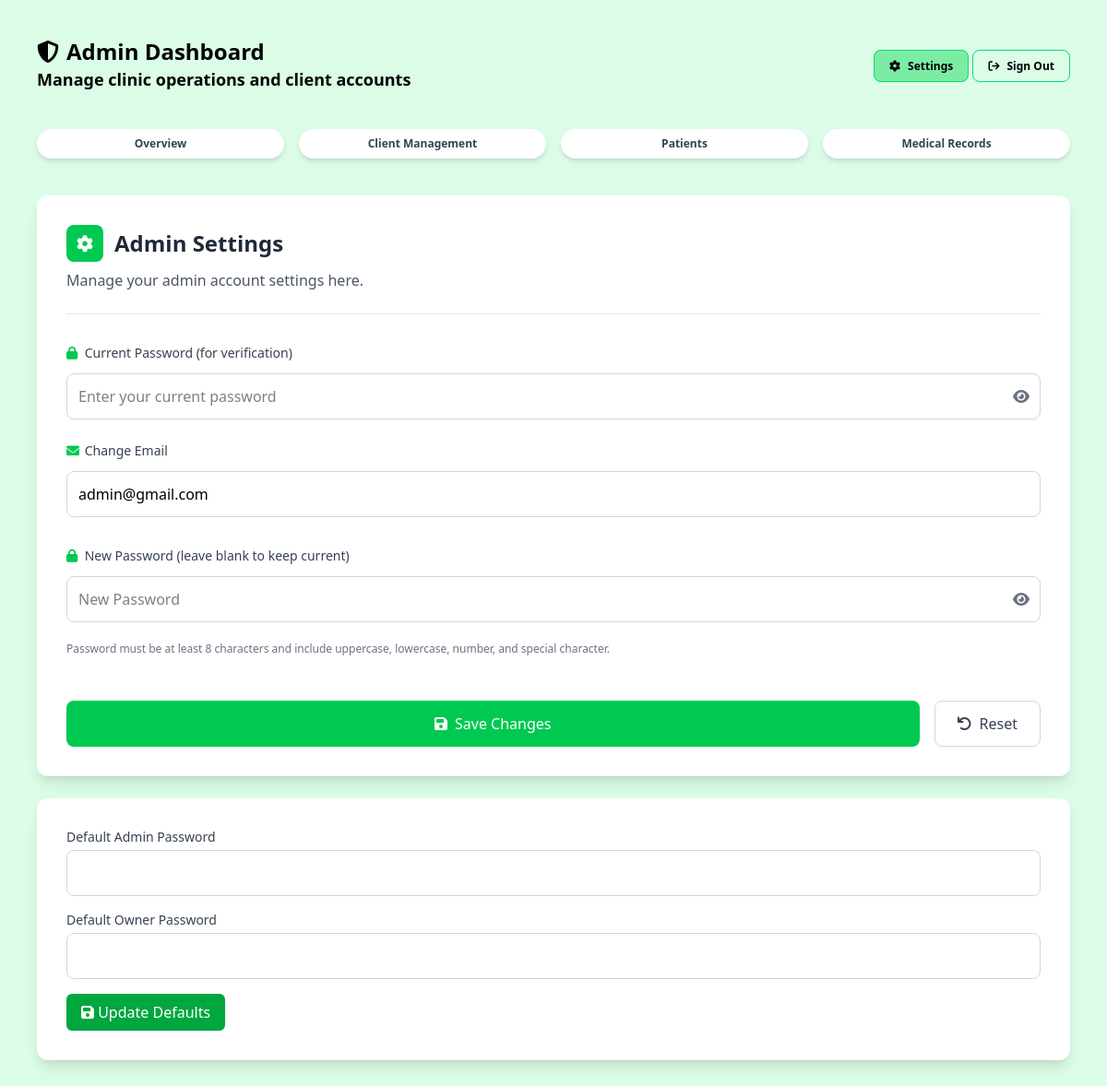
Before: /admin/admin-settings.php (signed in) with the older database file.
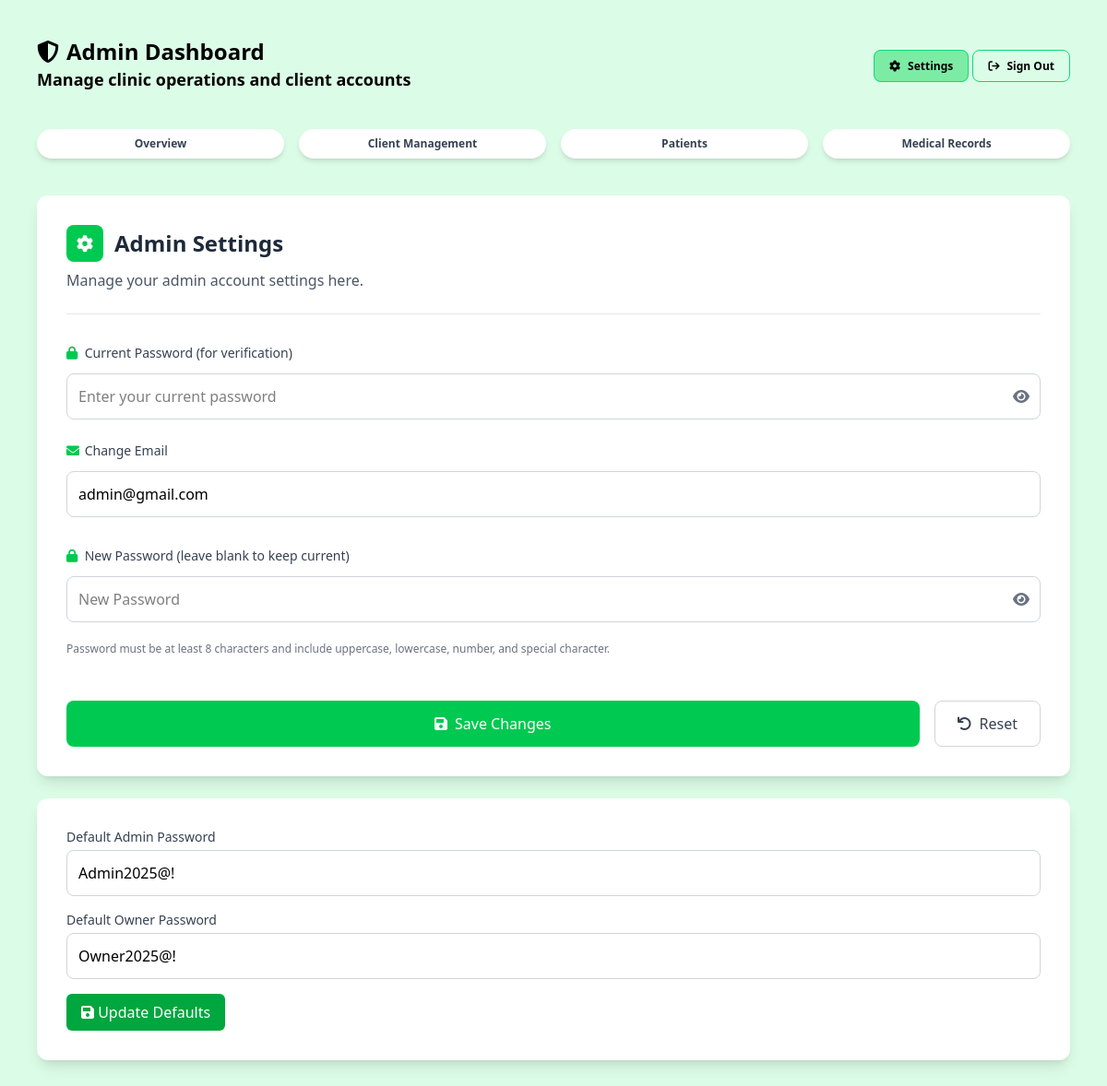
After: the same page with the newer database file.
### tables this page shows
CREATE TABLE `users` (
  `id` bigint(20) NOT NULL,
  `email` varchar(191) NOT NULL,
  `password` text NOT NULL,
  `access_type` enum('admin','owner') NOT NULL,
  `status` enum('Active','Inactive') NOT NULL DEFAULT 'Active'
);

CREATE TABLE `system_settings` (
  `id` int(11) NOT NULL,
  `setting_key` varchar(100) DEFAULT NULL,
  `setting_value` varchar(255) DEFAULT NULL,
  `updated_at` timestamp NOT NULL DEFAULT current_timestamp() ON UPDATE current_timestamp()
);

### functions/session.php (called while the page is built, shortened)
<?php
class SessionManager
{
    public static function isLoggedIn(): bool
    {
        return isset($_SESSION['user_id']);
    }
    public static function getUser(PDO $pdo): ?array
    {
        $userId = $_SESSION['user_id'];
        $accessType = $_SESSION['access_type'] ?? null;
        if ($accessType === 'owner') {
            $stmt = $pdo->prepare("
            SELECT o.id AS owner_id, o.name, o.email, o.phone, o.address, o.status, o.created_at,
                   u.id AS user_id, u.email, u.access_type
            FROM owners o
            INNER JOIN users u ON o.user_id = u.id
            WHERE u.id = ?
        ");
            $stmt->execute([$userId]);
            return $stmt->fetch(PDO::FETCH_ASSOC) ?: null;
        } else {
            $stmt = $pdo->prepare("
            SELECT id AS user_id, email, password, access_type
            FROM users
            WHERE id = ?
        ");
            $stmt->execute([$userId]);
            return $stmt->fetch(PDO::FETCH_ASSOC) ?: null;
        }
    }
}

### functions/settings.php (called while the page is built, shortened)
<?php
function getDefaultPassword(PDO $pdo, string $access_type): ?string
{
    $key = 'default_' . strtolower($access_type) . '_password';
    $stmt = $pdo->prepare("SELECT setting_value FROM system_settings WHERE setting_key = ?");
    $stmt->execute([$key]);
    return $stmt->fetchColumn();
}

### admin/admin-settings.php (the view, shortened to what this page needs)
<?php
include_once __DIR__ . '/../config/config.php';
include_once __DIR__ . '/../functions/settings.php';
require_once __DIR__ . '/../functions/session.php';
$admin = SessionManager::getUser($pdo);
?>
<!DOCTYPE html>
<html lang="en">
<head>
    <link rel="stylesheet" href="../assets/css/output.css">
    <link rel="stylesheet" href="https://cdnjs.cloudflare.com/ajax/libs/font-awesome/6.0.0-beta3/css/all.min.css">
</head>
<body class="w-full bg-green-100 min-h-screen overflow-y-auto">
    <?php
    include '../includes/admin-header.php';
    ?>
    <main class="p-10 max-w-[1400px] mx-auto space-y-6">
        <section class="w-full bg-white shadow-lg rounded-xl p-8">
            <div class="mb-8 border-b border-gray-200 pb-6">
                <div class="flex items-center gap-3 mb-2">
                    <div class="w-10 h-10 bg-green-500 rounded-lg flex items-center justify-center">
                        <i class="fas fa-cog text-white text-lg"></i>
                    </div>
                    <h3 class="text-2xl font-semibold text-gray-800">Admin Settings</h3>
                </div>
                <p class="text-gray-600">Manage your admin account settings here.</p>
            </div>
            <form class="space-y-6" method="POST" id="adminSettingsForm">
                <div class="space-y-2">
                    <label for="current_password" class="block text-sm font-medium text-gray-700 items-center gap-2">
                        <i class="fas fa-lock text-green-500 w-4"></i>
                        Current Password (for verification)
                    </label>
                    <div class="relative">
                        <input type="password" id="current_password" placeholder="Enter your current password"
                            autocomplete="off" name="current_password"
                            class="border border-gray-300 rounded-lg p-3 mt-1 w-full pr-12 focus:ring-2 focus:ring-green-500 focus:border-green-500 transition-colors">
                        <button type="button" onclick="togglePassword('current_password', 'current_toggleIcon')"
                            class="absolute right-3 top-1/2 transform -translate-y-1/2 text-gray-500 hover:text-green-500 transition-colors">
                            <i class="fas fa-eye mt-2 cursor-pointer" id="current_toggleIcon"></i>
                        </button>
                    </div>
                </div>
                <div class="space-y-2">
                    <label for="email" class="block text-sm font-medium text-gray-700 items-center gap-2">
                        <i class="fas fa-envelope text-green-500 w-4"></i>
                        Change Email
                    </label>
                    <input type="email" id="email" placeholder="New Email" name="email"
                        value="<?php echo htmlspecialchars($admin['email']); ?>"
                        class="border border-gray-300 rounded-lg p-3 mt-1 w-full focus:ring-2 focus:ring-green-500 focus:border-green-500 transition-colors">
                </div>
                <div class="space-y-2">
                    <label for="password" class="block text-sm font-medium text-gray-700 items-center gap-2">
                        <i class="fas fa-lock text-green-500 w-4"></i>
                        New Password (leave blank to keep current)
                    </label>
                    <div class="relative">
                        <input type="password" id="password" placeholder="New Password" name="password"
                            autocomplete="off"
                            class="border border-gray-300 rounded-lg p-3 mt-1 w-full pr-12 focus:ring-2 focus:ring-green-500 focus:border-green-500 transition-colors">
                        <button type="button" onclick="togglePassword('password', 'toggleIcon')"
                            class="absolute right-3 top-1/2 transform -translate-y-1/2 text-gray-500 hover:text-green-500 transition-colors">
                            <i class="fas fa-eye mt-2 cursor-pointer" id="toggleIcon"></i>
                        </button>
                    </div>
                    <div id="password_strength" class="password-strength-meter"></div>
                    <p class="text-xs text-gray-500 mt-1">Password must be at least 8 characters and include uppercase,
                        lowercase, number, and special character.</p>
                </div>
                <div class="flex gap-4 pt-6">
                    <button type="submit" name="update" id="submitButton"
                        class="flex-1 cursor-pointer bg-green-500 hover:bg-green-600 text-white py-3 px-6 rounded-lg font-medium transition-colors duration-200 flex items-center justify-center gap-2">
                        <i class="fas fa-save"></i>
                        Save Changes
                    </button>
                    <button type="button" onclick="resetToOriginalValues()"
                        class="px-6 cursor-pointer py-3 border border-gray-300 text-gray-700 rounded-lg hover:bg-gray-50 transition-colors duration-200 flex items-center gap-2">
                        <i class="fas fa-undo"></i>
                        Reset
                    </button>
                </div>
            </form>
        </section>
        <section class="w-full bg-white shadow-lg rounded-xl p-8">
            <form method="POST" id="updateDefaultPassword" action="" class="space-y-4">
                <div>
                    <label class="block text-sm font-medium text-gray-700">Default Admin Password</label>
                    <input type="text" name="admin_password"
                        value="<?php echo htmlspecialchars(getDefaultPassword($pdo, 'admin')); ?>"
                        class="border border-gray-300 rounded-lg p-3 mt-1 w-full pr-12 focus:ring-2 focus:ring-green-500 focus:border-green-500 transition-colors"
                        required>
                </div>
                <div>
                    <label class="block text-sm font-medium text-gray-700">Default Owner Password</label>
                    <input type="text" name="owner_password"
                        value="<?php echo htmlspecialchars(getDefaultPassword($pdo, 'owner')); ?>"
                        class="border border-gray-300 rounded-lg p-3 mt-1 w-full pr-12 focus:ring-2 focus:ring-green-500 focus:border-green-500 transition-colors"
                        required>
                </div>
                <button type="submit" id="updateDefaultPasswordBtn"
                    class="px-4 py-2 bg-green-600 text-white rounded-md hover:bg-green-700 cursor-pointer">
                    <i class="fas fa-save"></i>
                    Update Defaults
                </button>
            </form>
        </section>
    </main>
</body>
</html>

### includes/admin-header.php (shortened to what this page needs)
<header class="max-w-[1400px] mx-auto">
    <section class="p-10 w-full flex items-center justify-between">
        <div>
            <div class="flex items-center space-x-2">
                <i class="fa-solid fa-shield text-2xl"></i>
                <h1 class="font-bold text-2xl">Admin Dashboard</h1>
            </div>
            <h2 class="text-lg font-semibold">Manage clinic operations and client accounts</h2>
        </div>
        <div>
            <a href="../admin/admin-settings.php"
                class="text-gray text-xs font-semibold border border-green-400 px-4 py-2 rounded-lg hover:bg-green-300 <?= basename($_SERVER['PHP_SELF']) == 'admin-settings.php' ? 'settings-active' : '' ?>"><i
                    class="fa-solid fa-cog mr-2"></i>Settings</a>
            <a class="text-gray text-xs font-semibold border border-green-400 px-4 py-2 rounded-lg hover:bg-green-300"
                href="../logout.php"><i class="fa-solid fa-arrow-right-from-bracket mr-2"></i>Sign Out</a>
        </div>
    </section>
    <div class="px-10 w-full flex items-center justify-between">
        <nav class="w-full">
            <ul class="flex space-x-4 text-gray-700 text-xs font-semibold">
                <a href="../admin/admin-dashboard.php"
                    class="flex-1 text-center shadow-md font-semibold py-2 rounded-full border-none duration-200 hover:border-green-500 <?= basename($_SERVER['PHP_SELF']) == 'admin-dashboard.php' ? 'active' : 'bg-white' ?>">
                    <li>Overview</li>
                </a>
                <a href="../admin/client-management.php"
                    class="flex-1 text-center shadow-md font-semibold py-2 rounded-full border-none duration-200 hover:border-green-500 <?= basename($_SERVER['PHP_SELF']) == 'client-management.php' ? 'active' : 'bg-white' ?>">
                    <li>Client Management</li>
                </a>
                <a href="../admin/pet-management.php"
                    class="flex-1 text-center shadow-md font-semibold py-2 rounded-full border-none duration-200 hover:border-green-500 <?= basename($_SERVER['PHP_SELF']) == 'pet-management.php' ? 'active' : 'bg-white' ?>">
                    <li>Patients</li>
                </a>
                <a href="../admin/medical-records.php"
                    class="flex-1 text-center shadow-md font-semibold py-2 rounded-full border-none duration-200 hover:border-green-500 <?= basename($_SERVER['PHP_SELF']) == 'medical-records.php' ? 'active' : 'bg-white' ?>">
                    <li>Medical Records</li>
                </a>
            </ul>
        </nav>
    </div>
</header>

### admin/admin-settings.php (style rules this page uses)
.password-strength-meter { height: 5px; margin-top: 8px; border-radius: 3px; transition: all 0.3s ease; }

### includes/admin-header.php (style rules this page uses)
.settings-active { background-color: #7ceca5ff; color: black; }

Changed rows visible on the page:
added system_settings: admin_password "Admin2025@!"
added system_settings: owner_password "Owner2025@!"
